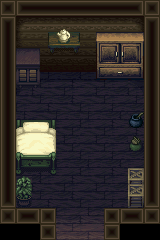

Rendered tile map (Tiled .tmx) drawn with the repository's tilesets; below, a short description and the full map source, tile grids included:
An orthogonal 20x30 tile map with 8x8 px tiles, 2 tile layers (Background, Foreground).

<map version="1.5" tiledversion="1.5.0" orientation="orthogonal" renderorder="right-down" width="20" height="30" tilewidth="8" tileheight="8" infinite="0" nextlayerid="3" nextobjectid="1">
 <tileset firstgid="1" source="House 1 Tiles.tsx" />
 <layer id="1" name="Background" width="20" height="30">
  <data encoding="csv">
2,3,2,27,27,27,27,27,27,27,27,27,27,27,27,27,27,3,2,3,
4,5,4,28,28,28,28,28,28,28,28,28,28,28,28,28,28,5,4,5,
2,3,29,30,31,32,31,32,31,32,31,32,31,32,31,32,78,79,2,3,
6,7,33,34,35,34,34,36,37,35,35,34,35,34,35,34,35,80,6,7,
6,7,38,39,40,39,41,42,43,44,40,39,81,82,83,82,83,84,6,7,
6,7,45,46,47,46,48,49,50,51,47,46,85,86,87,88,86,89,6,7,
6,7,52,53,54,55,56,57,58,59,90,55,91,92,93,94,92,95,6,7,
6,7,60,61,62,63,64,63,64,63,64,63,96,97,98,99,97,100,6,7,
6,7,65,66,67,68,69,68,69,68,69,68,101,102,103,104,102,105,6,7,
6,7,70,71,72,73,74,75,76,77,106,107,108,109,110,111,109,112,6,7,
6,7,113,114,115,116,117,118,119,120,165,166,167,116,117,118,168,169,6,7,
6,7,121,122,123,124,125,126,127,128,132,133,129,122,130,131,127,170,6,7,
6,7,124,125,126,129,122,130,131,123,124,125,126,127,128,132,133,129,6,7,
6,7,127,128,132,133,123,124,125,126,127,128,132,133,129,122,130,131,6,7,
6,7,122,123,124,125,126,129,122,130,126,129,122,130,131,127,171,172,6,7,
6,7,0,0,0,0,0,128,132,133,127,128,132,133,123,124,173,174,6,7,
6,7,0,0,0,0,0,125,126,127,124,125,126,127,128,132,133,123,6,7,
6,7,134,135,136,137,138,133,129,122,132,133,129,122,130,131,175,176,6,7,
6,7,139,140,141,142,143,125,126,127,124,125,126,127,128,132,177,178,6,7,
6,7,144,145,146,147,148,128,132,133,127,128,132,133,129,122,130,131,6,7,
6,7,149,150,151,152,153,129,122,130,131,129,122,130,131,127,128,132,6,7,
6,7,154,155,156,157,158,128,132,133,127,128,132,133,123,124,0,0,6,7,
6,7,159,160,131,127,128,132,133,123,124,125,126,127,128,132,0,0,6,7,
6,7,161,162,123,124,125,126,127,128,132,133,129,122,130,131,23,24,6,7,
6,7,163,164,126,129,122,130,131,123,124,125,126,127,128,132,25,26,6,7,
4,5,181,182,132,133,123,124,125,126,127,128,132,133,129,122,179,180,4,5,
2,3,0,0,0,0,0,183,184,185,186,187,188,0,0,0,0,0,2,3,
4,5,0,0,0,0,0,189,190,191,195,196,197,0,0,0,0,0,4,5,
0,0,0,0,0,2,3,192,193,194,198,199,200,2,3,0,0,0,0,0,
0,0,0,0,0,4,5,201,202,203,204,205,206,4,5,0,0,0,0,0
</data>
 </layer>
 <layer id="2" name="Foreground" width="20" height="30">
  <data encoding="csv">
2,3,0,0,0,0,0,0,0,0,0,0,0,0,0,0,0,0,2,3,
4,5,0,0,0,0,0,0,0,0,0,0,0,0,0,0,0,0,4,5,
2,3,0,0,0,0,0,0,0,0,0,0,0,0,0,0,0,0,2,3,
6,7,0,0,0,0,0,0,0,0,0,0,0,0,0,0,0,0,6,7,
6,7,0,0,0,0,0,0,0,0,0,0,0,0,0,0,0,0,6,7,
6,7,0,0,0,0,0,0,0,0,0,0,0,0,0,0,0,0,6,7,
6,7,0,0,0,0,0,0,0,0,0,0,0,0,0,0,0,0,6,7,
6,7,0,0,0,0,0,0,0,0,0,0,0,0,0,0,0,0,6,7,
6,7,0,0,0,0,0,0,0,0,0,0,0,0,0,0,0,0,6,7,
6,7,0,0,0,0,0,0,0,0,0,0,0,0,0,0,0,0,6,7,
6,7,0,0,0,0,0,0,0,0,0,0,0,0,0,0,0,0,6,7,
6,7,0,0,0,0,0,0,0,0,0,0,0,0,0,0,0,0,6,7,
6,7,0,0,0,0,0,0,0,0,0,0,0,0,0,0,0,0,6,7,
6,7,0,0,0,0,0,0,0,0,0,0,0,0,0,0,0,0,6,7,
6,7,0,0,0,0,0,0,0,0,0,0,0,0,0,0,0,0,6,7,
6,7,13,14,15,16,17,0,0,0,0,0,0,0,0,0,0,0,6,7,
6,7,18,19,20,21,22,0,0,0,0,0,0,0,0,0,0,0,6,7,
6,7,0,0,0,0,0,0,0,0,0,0,0,0,0,0,0,0,6,7,
6,7,0,0,0,0,0,0,0,0,0,0,0,0,0,0,0,0,6,7,
6,7,0,0,0,0,0,0,0,0,0,0,0,0,0,0,0,0,6,7,
6,7,0,0,0,0,0,0,0,0,0,0,0,0,0,0,0,0,6,7,
6,7,0,0,0,0,0,0,0,0,0,0,0,0,0,0,23,24,6,7,
6,7,0,0,0,0,0,0,0,0,0,0,0,0,0,0,25,26,6,7,
6,7,0,0,0,0,0,0,0,0,0,0,0,0,0,0,23,24,6,7,
6,7,0,0,0,0,0,0,0,0,0,0,0,0,0,0,25,26,6,7,
4,5,0,0,0,0,0,0,0,0,0,0,0,0,0,0,179,180,4,5,
2,3,2,27,3,2,3,0,0,0,0,0,0,2,3,2,27,3,2,3,
4,5,4,28,5,4,5,0,0,0,0,0,0,4,5,4,28,5,4,5,
0,0,0,0,0,2,3,0,0,0,0,0,0,2,3,0,0,0,0,0,
0,0,0,0,0,4,5,0,0,0,0,0,0,4,5,0,0,0,0,0
</data>
 </layer>
</map>